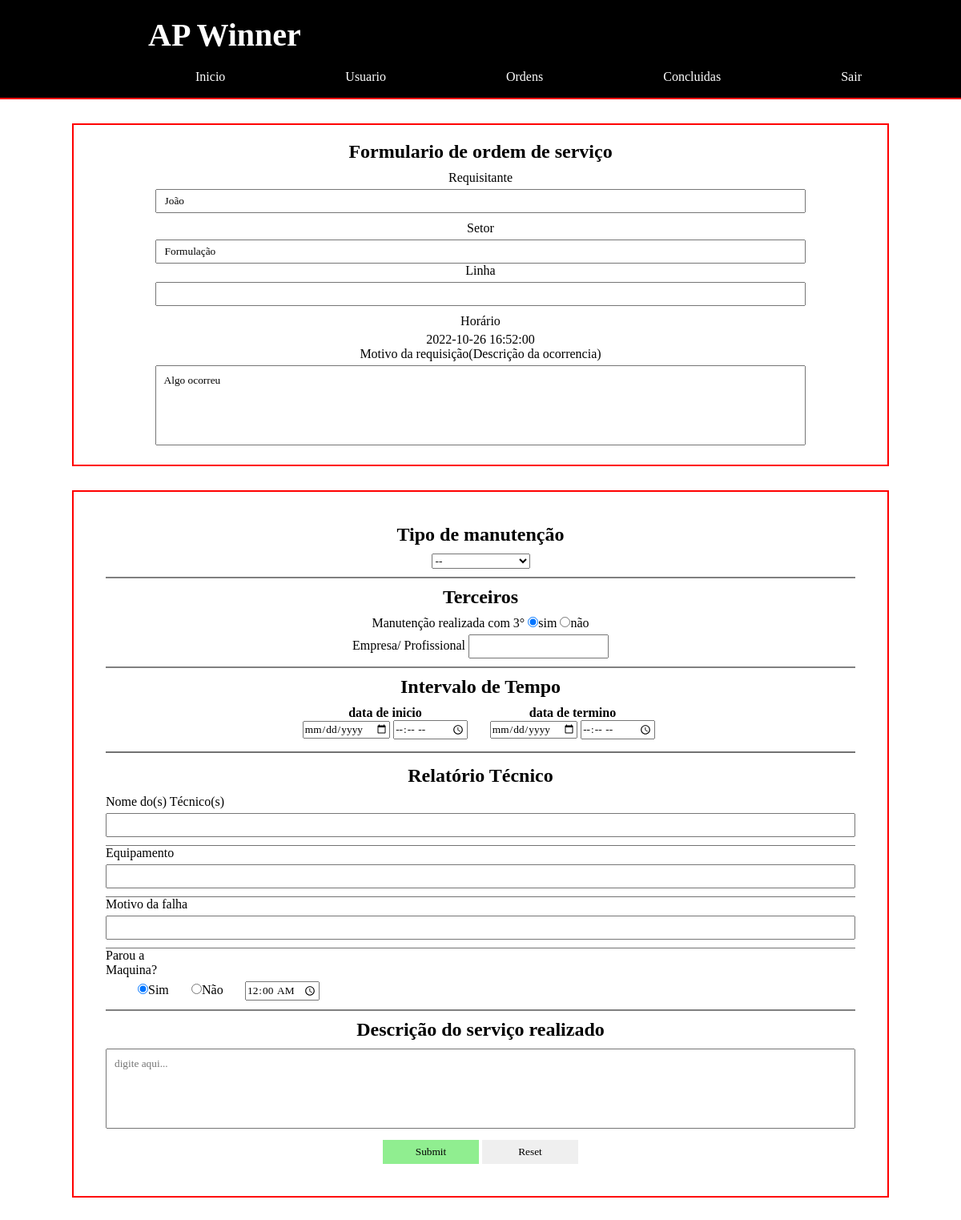
Screenshot of /requisicao.php?id=28 (signed in) with the database file from the repository.
### tables this page shows
CREATE TABLE `ordemservico` (
  `id` int(11) NOT NULL,
  `nomeRequisitante` varchar(80) NOT NULL,
  `setor` varchar(25) NOT NULL,
  `linhaProducao` varchar(40) DEFAULT NULL,
  `dataRequisicao` datetime NOT NULL,
  `descricaoRequisicao` text NOT NULL,
  `concluido` int(1) NOT NULL DEFAULT 0,
  `id_relatorioTecnico` int(11) DEFAULT NULL
);

### php/mostra_dados_req.php (the view, shortened to what this page needs)
<?php
    include 'config.php';
    $id = $_GET['id'];
    $sql = "SELECT * FROM `ordemservico` WHERE id = $id LIMIT 1";
    $result = mysqli_query($conn, $sql);
    $linha = mysqli_fetch_array($result);
?>
	<section class="requisitante">
		<form>
			<h2>Formulario de ordem de serviço</h2>
			<div class="setor">
				<div><label>Requisitante</label></div>
				<div><input type="text" name="nome" value="<?php echo $linha['nomeRequisitante']?>" readonly></div>
			</div>
			<div class="setor">
				<div><label>Setor</label></div>
				<div><input type="text" name="nome" value="<?php echo $linha['setor']?>" readonly></div>
				<div><label>Linha</label></div>
				<div><input type="text" name="nome" value="<?php echo $linha['linhaProducao']?>" readonly></div>
			</div>
            <div>
                <div><label>Horário</label></div>
                <div><?php echo $linha['dataRequisicao']?></div>
            </div>
			<div class="setor">
				<div><label>Motivo da requisição(Descrição da ocorrencia)</label></div>
				<div><textarea name="descricao" id="descricao" readonly><?php echo $linha['descricaoRequisicao']?></textarea></div>
			</div>
		</form>
	</section>

### css/style.css (style rules this page uses)
* { margin:0; padding:0; font-family: calibri; box-sizing: border-box; }
form { box-sizing: border-box; width:85%; margin: 20px auto; text-align: center; border: 2px solid red; padding-top: 20px; padding-bottom: 10px; }
form h2 { padding-bottom: 10px; }
form .setor, form .data { padding-bottom: 10px; }
form label { display: inline-block; padding-bottom: 5px; }
form input[type=text][name=nome] { width: 80%; height: 30px; box-sizing: border-box; padding: 10px; }
form textarea { width: 80%; height: 100px; box-sizing: border-box; padding: 10px; resize: none; }
section.requisitante { width: 100%; max-width: 1280px; margin: 30px auto; }

### rows the page displays
ordemservico: nome "João", nome "Formulação", dataRequisicao "2022-10-26 16:52:00", descricao "Algo ocorreu"
